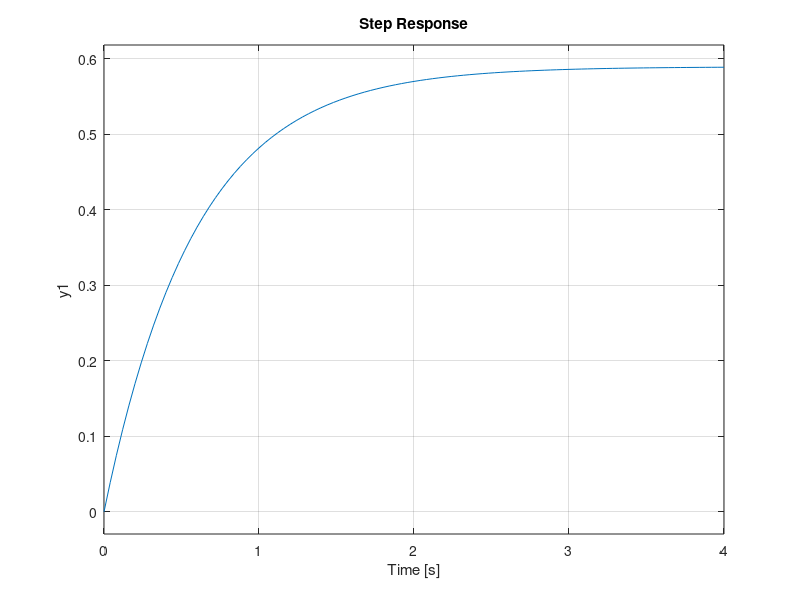

Here is the MATLAB script that generated this plot:
% Code to Determine the Step Function for the Dual Stator Machine
s=tf('s');
A=[-1.6911 2.3058e-04 0.1 0 8.4545e-04 0; 8.4545e-04 -1.6911 0 0.1 8.4545e-04 0; -0.1 0 -1.6911 2.3058e-04 0 8.4545e-04; 0 -0.1 2.3058e-04 -1.6911 0 8.4545e-04; 4.8182e-04 4.8182e-04 0 0 -3.5351 -0.0966; 0 0 4.8182e-04 4.8182e-04 -0.0966 -3.5351]
B=[1; 0; 0; 0; 0; 0]
C=[1 0 0 0 0 0]
D=[0]
[denun,nun]=ss2tf(A,B,C,D)
G=tf(denun,nun)
step(G)
